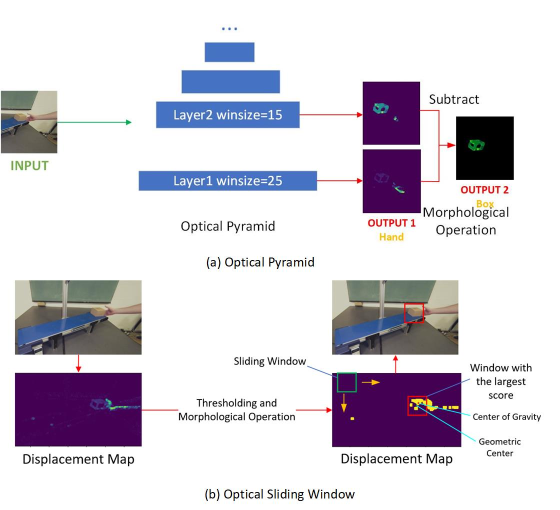
#> input picture opticalFlow.jpg, 1119 x 1019 px (shown at 1/2 size)
$ python -i locateObj.py   (imports and definitions only)
#> lines starting #> are read from the running program, lines starting #| are printed output that depends on the picture; after the words box and inside, x2 and y2 are one past the last pixel; in counts of white or black regions, pixels touching at a corner belong together
#!/usr/bin/python
# -*- coding: UTF-8 -*-
'''
@author: mxl
@date: 04/16/2020
'''
import cv2
import numpy as np
import imutils

# [171 lines left out: functions localSearch, globalSearch, sparseLocate, not called in this run]

class BsLocater(object):
    '''
    @author: pearlww
    @link: https://github.com/pearlww/perception-finnal
    '''
    def __init__(self, forenum=80):
        super(BsLocater, self).__init__()
        self.forenum = forenum # foreground frames number
        self.bs = cv2.createBackgroundSubtractorKNN(detectShadows=False)
        self.bs.setHistory(forenum)
        self.trainTimes = 0

    # [9 lines left out: function train, not called in this run]

    def detect(self, img):
        #img_blured = cv2.GaussianBlur(img,(21,21),0)
        fg_mask = self.bs.apply(img)
#> fg_mask: shape (1019, 1119); every value is 255
        from matplotlib import pyplot
        pyplot.imshow(fg_mask, cmap='jet')
        pyplot.colorbar()
        pyplot.show()
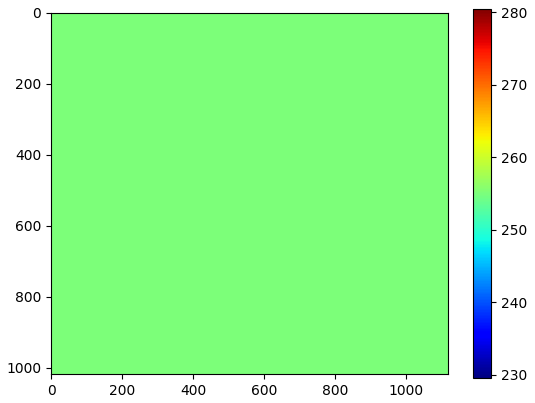
#> figure drawn by matplotlib, 2 panels
        thresh = cv2.threshold(fg_mask, 150, 255, cv2.THRESH_BINARY)[1]
        cv2.imshow('thresh', thresh)
        cv2.waitKey(1)
        thresh = cv2.dilate(thresh, None, iterations=10)
        thresh = cv2.erode(thresh, None, iterations=10)
        cnts = cv2.findContours(thresh.copy(), cv2.RETR_EXTERNAL, cv2.CHAIN_APPROX_SIMPLE)
#> cnts = 1 contour; box (x1, y1, x2, y2) and area: (0, 0, 1119, 1019) 1138124
        cnts = imutils.grab_contours(cnts)
#> cnts = [[[0, 0], [0, 1018], [1118, 1018], [1118, 0]]]

        maxArea = 0
        ret = 0
        Object = 0
        roi = (0,0,0,0)
        center = np.array([[0], [0]])
        # loop over the contours
        for c in cnts:
            # if the contour is too small, ignore it
            if cv2.contourArea(c) > maxArea and cv2.contourArea(c) > 3000:
                maxArea = cv2.contourArea(c)
                Object = c
                ret = 1
#> this loop made 1 pass
#> (maxArea, Object, ret) on pass 1: (1138124, [[0, 0], [0, 1018], [1118, 1018], [1118, 0]], 1)
#> after the loop, maxArea = 1138124; ret = 1
        if object:
            try:
                (x, y, w, h) = cv2.boundingRect(Object)
#> x = 0; y = 0; w = 1119; h = 1019
                center = np.array([[int(y+h/2)], [int(x+w/2)]])
#> center = [509, 559]
                roi = (x,y,x+w, y+h)
#> roi = (0, 0, 1119, 1019)
            except:
                pass
        return roi, center


>>> import cv2
>>> picture = cv2.cvtColor(cv2.imread('../../opticalFlow.jpg'), cv2.COLOR_BGR2RGB)
>>> result = BsLocater().detect(picture)
#> result = ((0, 0, 1119, 1019), [509, 559])
